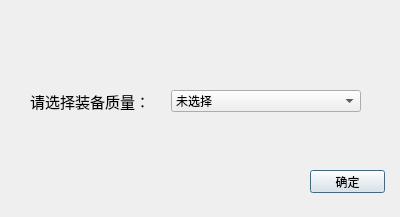
<?xml version="1.0" encoding="UTF-8"?>
<ui version="4.0">
 <class>Dialog</class>
 <widget class="QDialog" name="Dialog">
  <property name="geometry">
   <rect>
    <x>0</x>
    <y>0</y>
    <width>400</width>
    <height>217</height>
   </rect>
  </property>
  <property name="minimumSize">
   <size>
    <width>400</width>
    <height>150</height>
   </size>
  </property>
  <property name="maximumSize">
   <size>
    <width>450</width>
    <height>250</height>
   </size>
  </property>
  <property name="windowTitle">
   <string>Dialog</string>
  </property>
  <widget class="QPushButton" name="pb_Yes">
   <property name="geometry">
    <rect>
     <x>310</x>
     <y>170</y>
     <width>75</width>
     <height>23</height>
    </rect>
   </property>
   <property name="text">
    <string>确定</string>
   </property>
  </widget>
  <widget class="QWidget" name="layoutWidget">
   <property name="geometry">
    <rect>
     <x>30</x>
     <y>90</y>
     <width>331</width>
     <height>22</height>
    </rect>
   </property>
   <layout class="QHBoxLayout" name="horizontalLayout" stretch="5,7">
    <item>
     <widget class="QLabel" name="label">
      <property name="font">
       <font>
        <pointsize>11</pointsize>
       </font>
      </property>
      <property name="text">
       <string>请选择装备质量：</string>
      </property>
     </widget>
    </item>
    <item>
     <widget class="QComboBox" name="cb_selectQua">
      <item>
       <property name="text">
        <string>未选择</string>
       </property>
      </item>
      <item>
       <property name="text">
        <string>新品</string>
       </property>
      </item>
      <item>
       <property name="text">
        <string>堪用品</string>
       </property>
      </item>
      <item>
       <property name="text">
        <string>待维修</string>
       </property>
      </item>
      <item>
       <property name="text">
        <string>废品</string>
       </property>
      </item>
     </widget>
    </item>
   </layout>
  </widget>
 </widget>
 <resources/>
 <connections/>
</ui>
